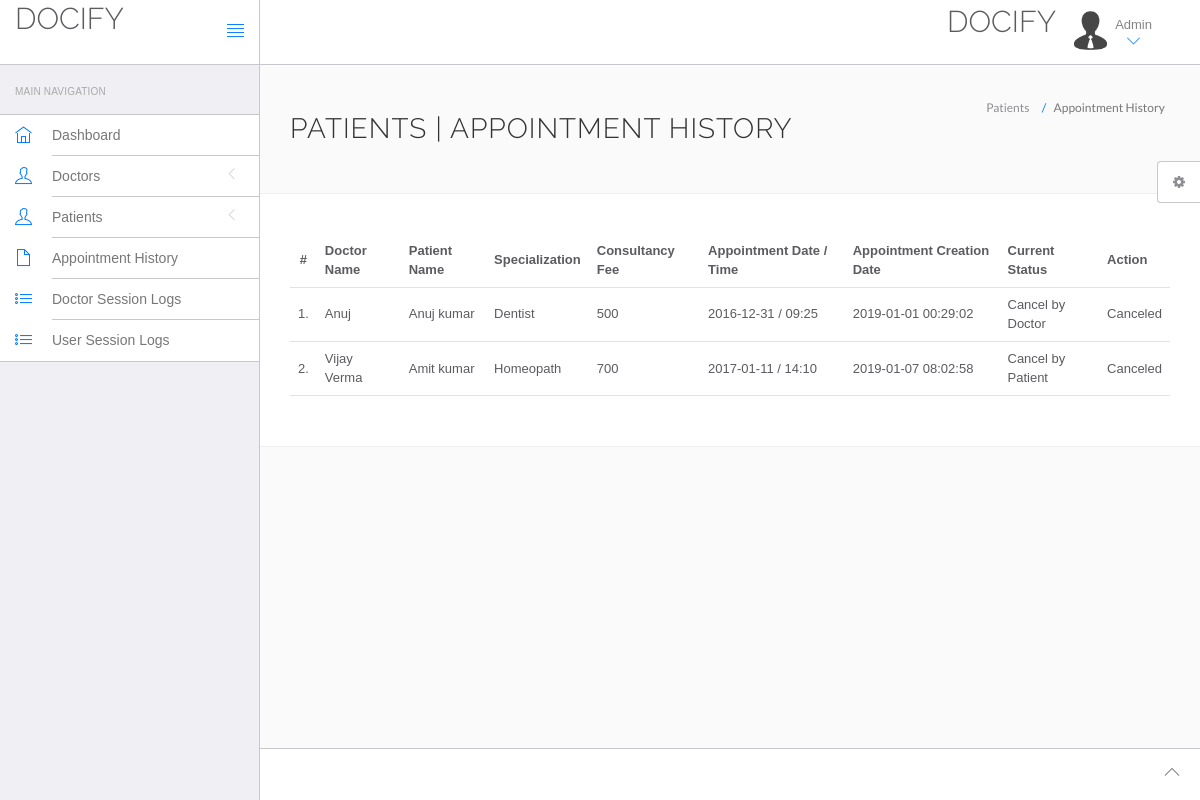
Page /hms/admin/appointment-history.php (signed in) on the committed database.
### tables this page shows
CREATE TABLE IF NOT EXISTS `appointment` (
  `id` int(11) NOT NULL,
  `doctorSpecialization` varchar(255) NOT NULL,
  `doctorId` int(11) NOT NULL,
  `userId` int(11) NOT NULL,
  `consultancyFees` int(11) NOT NULL,
  `appointmentDate` varchar(255) NOT NULL,
  `appointmentTime` varchar(255) NOT NULL,
  `postingDate` timestamp NOT NULL DEFAULT CURRENT_TIMESTAMP,
  `userStatus` int(11) NOT NULL,
  `doctorStatus` int(11) NOT NULL,
  `updationDate` varchar(255) NOT NULL
);

CREATE TABLE IF NOT EXISTS `doctors` (
  `id` int(11) NOT NULL,
  `specilization` varchar(255) NOT NULL,
  `doctorName` varchar(255) NOT NULL,
  `address` longtext NOT NULL,
  `docFees` varchar(255) NOT NULL,
  `contactno` bigint(11) NOT NULL,
  `docEmail` varchar(255) NOT NULL,
  `password` varchar(255) NOT NULL,
  `creationDate` timestamp NOT NULL DEFAULT CURRENT_TIMESTAMP,
  `updationDate` varchar(255) NOT NULL
);

CREATE TABLE IF NOT EXISTS `users` (
  `id` int(11) NOT NULL,
  `fullName` varchar(255) NOT NULL,
  `address` longtext NOT NULL,
  `city` varchar(255) NOT NULL,
  `gender` varchar(255) NOT NULL,
  `email` varchar(255) NOT NULL,
  `password` varchar(255) NOT NULL,
  `regDate` timestamp NOT NULL DEFAULT CURRENT_TIMESTAMP,
  `updationDate` varchar(255) NOT NULL
);

### hms/admin/appointment-history.php (the view, shortened to what this page needs)
<!DOCTYPE html>
<html lang="en">
	<head>
		<link rel="stylesheet" href="vendor/bootstrap/css/bootstrap.min.css">
		<link rel="stylesheet" href="vendor/fontawesome/css/font-awesome.min.css">
		<link rel="stylesheet" href="vendor/themify-icons/themify-icons.min.css">
		<link href="vendor/animate.css/animate.min.css" rel="stylesheet" media="screen">
		<link href="vendor/perfect-scrollbar/perfect-scrollbar.min.css" rel="stylesheet" media="screen">
		<link href="vendor/switchery/switchery.min.css" rel="stylesheet" media="screen">
		<link href="vendor/bootstrap-touchspin/jquery.bootstrap-touchspin.min.css" rel="stylesheet" media="screen">
		<link href="vendor/select2/select2.min.css" rel="stylesheet" media="screen">
		<link href="vendor/bootstrap-datepicker/bootstrap-datepicker3.standalone.min.css" rel="stylesheet" media="screen">
		<link href="vendor/bootstrap-timepicker/bootstrap-timepicker.min.css" rel="stylesheet" media="screen">
		<link rel="stylesheet" href="assets/css/styles.css">
		<link rel="stylesheet" href="assets/css/plugins.css">
		<link rel="stylesheet" href="assets/css/themes/theme-1.css" id="skin_color" />
	</head>
	<body>
		<div id="app">
<?php include('include/sidebar.php');?>
			<div class="app-content">
					<?php include('include/header.php');?>
				<div class="main-content" >
					<div class="wrap-content container" id="container">
						<section id="page-title">
							<div class="row">
								<div class="col-sm-8">
									<h1 class="mainTitle">Patients  | Appointment History</h1>
																	</div>
								<ol class="breadcrumb">
									<li>
										<span>Patients </span>
									</li>
									<li class="active">
										<span>Appointment History</span>
									</li>
								</ol>
							</div>
						</section>
						<div class="container-fluid container-fullw bg-white">
									<div class="row">
								<div class="col-md-12">
									<table class="table table-hover" id="sample-table-1">
										<thead>
											<tr>
												<th class="center">#</th>
												<th class="hidden-xs">Doctor Name</th>
												<th>Patient Name</th>
												<th>Specialization</th>
												<th>Consultancy Fee</th>
												<th>Appointment Date / Time </th>
												<th>Appointment Creation Date  </th>
												<th>Current Status</th>
												<th>Action</th>
											</tr>
										</thead>
										<tbody>
<?php
$sql=mysql_query("select doctors.doctorName as docname,users.fullName as pname,appointment.*  from appointment join doctors on doctors.id=appointment.doctorId join users on users.id=appointment.userId ");
$cnt=1;
while($row=mysql_fetch_array($sql))
{
?>
											<tr>
												<td class="center"><?php echo $cnt;?>.</td>
												<td class="hidden-xs"><?php echo $row['docname'];?></td>
												<td class="hidden-xs"><?php echo $row['pname'];?></td>
												<td><?php echo $row['doctorSpecialization'];?></td>
												<td><?php echo $row['consultancyFees'];?></td>
												<td><?php echo $row['appointmentDate'];?> / <?php echo
												 $row['appointmentTime'];?>
												</td>
												<td><?php echo $row['postingDate'];?></td>
												<td>
<?php if(($row['userStatus']==1) && ($row['doctorStatus']==1))
if(($row['userStatus']==0) && ($row['doctorStatus']==1))
{
	echo "Cancel by Patient";
}
if(($row['userStatus']==1) && ($row['doctorStatus']==0))
{
	echo "Cancel by Doctor";
}
												?></td>
												<td >
												<div class="visible-md visible-lg hidden-sm hidden-xs">
							<?php if(($row['userStatus']==1) && ($row['doctorStatus']==1))
{ ?>
	<a href="appointment-history.php?id=<?php echo $row['id']?>&cancel=update" onClick="return confirm('Are you sure you want to cancel this appointment ?')"class="btn btn-transparent btn-xs tooltips" title="Cancel Appointment" tooltip-placement="top" tooltip="Remove">Cancel</a>
	<?php } else {
		echo "Canceled";
		} ?>
												</div>
												</td>
											</tr>
											<?php
$cnt=$cnt+1;
											 }?>
										</tbody>
									</table>
								</div>
							</div>
								</div>
					</div>
				</div>
			</div>
	<?php include('include/footer.php');?>
	<?php include('include/setting.php');?>
		</div>
	</body>
</html>

### hms/admin/include/sidebar.php (shortened to what this page needs)
<div class="sidebar app-aside" id="sidebar">
				<div class="sidebar-container perfect-scrollbar">
<nav>
						<div class="navbar-title">
							<span>Main Navigation</span>
						</div>
						<ul class="main-navigation-menu">
							<li>
								<a href="dashboard.php">
									<div class="item-content">
										<div class="item-media">
											<i class="ti-home"></i>
										</div>
										<div class="item-inner">
											<span class="title"> Dashboard </span>
										</div>
									</div>
								</a>
							</li>
							<li>
								<a href="javascript:void(0)">
									<div class="item-content">
										<div class="item-media">
											<i class="ti-user"></i>
										</div>
										<div class="item-inner">
											<span class="title"> Doctors </span><i class="icon-arrow"></i>
										</div>
									</div>
								</a>
								</li>
				<li>
								<a href="javascript:void(0)">
									<div class="item-content">
										<div class="item-media">
											<i class="ti-user"></i>
										</div>
										<div class="item-inner">
											<span class="title"> Patients </span><i class="icon-arrow"></i>
										</div>
									</div>
								</a>
								</li>
<li>
								<a href="appointment-history.php">
									<div class="item-content">
										<div class="item-media">
											<i class="ti-file"></i>
										</div>
										<div class="item-inner">
											<span class="title"> Appointment History </span>
										</div>
									</div>
								</a>
							</li>
	<li>
								<a href="doctor-logs.php">
									<div class="item-content">
										<div class="item-media">
											<i class="ti-list"></i>
										</div>
										<div class="item-inner">
											<span class="title"> Doctor Session Logs </span>
										</div>
									</div>
								</a>
							</li>
							<li>
								<a href="user-logs.php">
									<div class="item-content">
										<div class="item-media">
											<i class="ti-list"></i>
										</div>
										<div class="item-inner">
											<span class="title"> User Session Logs </span>
										</div>
									</div>
								</a>
							</li>
						</ul>
					</nav>
					</div>
			</div>

### hms/admin/include/header.php (shortened to what this page needs)
<header class="navbar navbar-default navbar-static-top">
					<div class="navbar-header">
						<a class="navbar-brand" href="#">
							<h2 style="padding-top:2% ">DOCIFY</h2>
						</a>
						<a href="#" class="sidebar-toggler pull-right visible-md visible-lg" data-toggle-class="app-sidebar-closed" data-toggle-target="#app">
							<i class="ti-align-justify"></i>
						</a>
					</div>
					<div class="navbar-collapse collapse">
						<ul class="nav navbar-right">
								<li  style="padding-top:2% ">
								<h2>DOCIFY</h2>
							</li>
							<li class="dropdown current-user">
								<a href class="dropdown-toggle" data-toggle="dropdown">
									<img src="assets/images/avatar-1.jpg" alt="Peter"> <span class="username">
			Admin
									<i class="ti-angle-down"></i></i></span>
								</a>
							</li>
						</ul>
					</div>
				</header>

### hms/admin/include/footer.php
<footer>
				<div class="footer-inner">
					<div class="pull-right">
						<span class="go-top"><i class="ti-angle-up"></i></span>
					</div>
				</div>
			</footer>

### hms/admin/include/setting.php (shortened to what this page needs)
<div class="settings panel panel-default hidden-xs hidden-sm" id="settings">
				<button ct-toggle="toggle" data-toggle-class="active" data-toggle-target="#settings" class="btn btn-default">
					<i class="fa fa-spin fa-gear"></i>
				</button>
			</div>

### hms/admin/assets/css/plugins.css (style rules this page uses)
.perfect-scrollbar { overflow-y: hidden !important; }

### hms/admin/assets/css/themes/theme-1.css (style rules this page uses)
body { background: #FAFAFA; }
header .navbar-header { background: #ffffff !important; border-right-color: #c8c7cc !important; border-bottom-color: #c8c7cc !important; }
header .navbar-header .sidebar-toggler, header .navbar-header .sidebar-mobile-toggler { color: #007aff !important; }
header .navbar-header .navbar-brand { color: #777 !important; }
header .navbar-collapse { background: #ffffff !important; border-bottom-color: #c8c7cc !important; box-shadow: none !important; }
header .navbar-collapse .navbar-right > li > a { color: #777; }
header .navbar-collapse .navbar-right > li > a i { color: #007aff !important; }
#sidebar { background: #EFEFF4 !important; }
#sidebar:before { border-right-width: "1px" !important; border-right-style: solid; border-right-color: #c8c7cc !important; }
#sidebar nav { border-right-width: "1px" !important; border-right-style: solid; border-right-color: #c8c7cc !important; }
#sidebar nav .navbar-title { color: #aaaaaa; }
#sidebar nav > ul { background: #ffffff !important; border-bottom-color: #c8c7cc !important; border-top-color: #c8c7cc !important; }
#sidebar nav > ul > li > a .item-media > i { color: #007aff !important; }
#sidebar nav > ul > li > a .item-inner { color: #777 !important; border-bottom-color: #c8c7cc; }
#app > footer { background: #ffffff !important; border-top-color: #c8c7cc !important; color: #777; }

### rows in the picture
appointment: doctorId.doctorName "Anuj", userId.fullName "Anuj kumar", doctorSpecialization "Dentist", consultancyFees "500", appointmentDate "2016-12-31", appointmentTime "09:25", postingDate "2019-01-01 00:29:02", userStatus "Cancel by Doctor"
appointment: doctorId.doctorName "Vijay Verma", userId.fullName "Amit kumar", doctorSpecialization "Homeopath", consultancyFees "700", appointmentDate "2017-01-11", appointmentTime "14:10", postingDate "2019-01-07 08:02:58", userStatus "Cancel by Patient"
